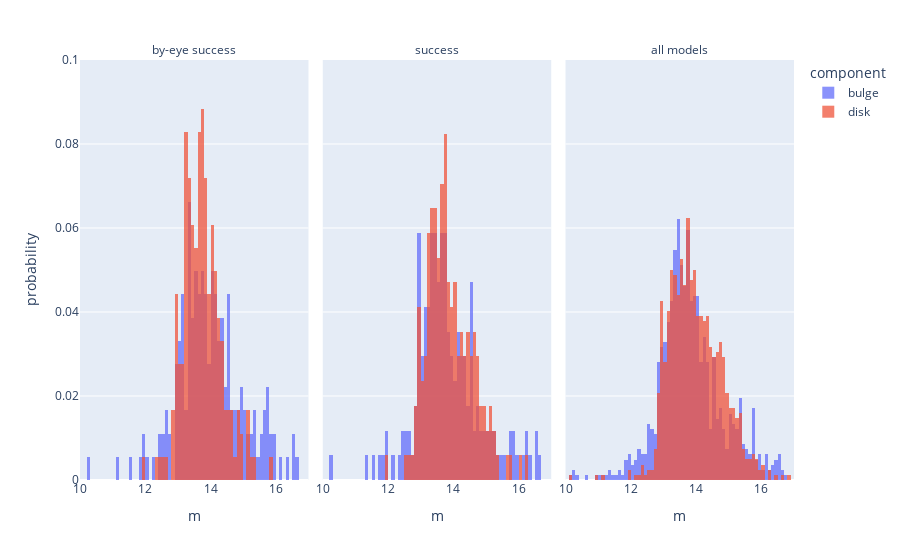

Here is the notebook cell this chart was saved with:
### Code cell
# TODO: Combine these into one plot either using facet or go
# https://plotly.com/python/subplots/
# or https://plotly.com/python/facet-plots/

x1   = "magnitude_sersic_1"
x2   = "magnitude_sersic_2"
x    = "m"
fcol = "domain"

plot_df = by_eye_success_df[[x1,x2]].rename(columns = {x1 : "bulge", x2 : "disk"})
plot_df = pd.melt(plot_df).rename(columns = {"value" : x, "variable" : "component"})
plot_df[fcol] = "by-eye success"

plot_df1 = success_df[[x1,x2]].rename(columns = {x1 : "bulge", x2 : "disk"})
plot_df1 = pd.melt(plot_df1).rename(columns = {"value" : x, "variable" : "component"})
plot_df1[fcol] = "success"

plot_df2 = full_df[[x1,x2]].rename(columns = {x1 : "bulge", x2 : "disk"})
plot_df2 = pd.melt(plot_df2).rename(columns = {"value" : x, "variable" : "component"})
plot_df2[fcol] = "all models"

plot_df = pd.concat([plot_df, plot_df1, plot_df2], axis = 0)

_ = create_plot(
    x           = x,
    runname     = "1000_by-eye-vs-success-vs-all",
    plot_type   = "histogram",
    df          = plot_df,
    histnorm    = "probability",
    color       = "component",
    facet_col   = fcol,
    xaxis_range = [10, 17],
    yaxis_range = [0, 0.1],
    # title       = f"{runname} galaxies: distribution of magnitudes for by-eye successful models"
    # title_y     = 0.85
    show        = show,
    write       = True
)

# By eye
# figure1 = create_plot(
#     x           = x,
#     runname     = "1000_by-eye",
#     plot_type   = "histogram",
#     df          = plot_df,
#     color       = "component",
#     xaxis_range = [10, 17],
#     # title       = f"{runname} galaxies: distribution of magnitudes for by-eye successful models"
#     # title_y     = 0.85
#     show        = show,
#     write       = False
# )

# # All results
# plot_df = full_df[[x1,x2]].rename(columns = {x1 : "bulge", x2 : "disk"})
# plot_df = pd.melt(plot_df).rename(columns = {"value" : x, "variable" : "component"})

# figure2 = create_plot(
#     x           = x,
#     runname     = "1000",
#     plot_type   = "histogram",
#     df          = plot_df,
#     color       = "component",
#     xaxis_range = [10, 18],
#     # title       = f"{runname} galaxies: distribution of magnitudes for by-eye successful models"
#     # title_y     = 0.85
#     show        = show,
#     write       = False
# )

### Figure 1 — Plotly figure (JSON) as saved in the notebook; plotly's stock layout.template omitted (floating-point values rounded to 4 significant figures; data arrays with more than 128 entries replaced by an {"elided": "..."} marker saying what was removed)
{"data": [{"alignmentgroup": "True", "bingroup": "x", "histnorm": "probability", "hovertemplate": "component=bulge<br>domain=by-eye success<br>m=%{x}<br>probability=%{y}<extra></extra>", "legendgroup": "bulge", "marker": {"color": "#636efa", "pattern": {"shape": ""}}, "name": "bulge", "nbinsx": 0, "offsetgroup": "bulge", "opacity": 0.75, "orientation": "v", "showlegend": true, "type": "histogram", "x": {"elided": "181 float values"}, "xaxis": "x", "yaxis": "y"}, {"alignmentgroup": "True", "bingroup": "x", "histnorm": "probability", "hovertemplate": "component=bulge<br>domain=success<br>m=%{x}<br>probability=%{y}<extra></extra>", "legendgroup": "bulge", "marker": {"color": "#636efa", "pattern": {"shape": ""}}, "name": "bulge", "nbinsx": 0, "offsetgroup": "bulge", "opacity": 0.75, "orientation": "v", "showlegend": false, "type": "histogram", "x": {"elided": "170 float values"}, "xaxis": "x2", "yaxis": "y2"}, {"alignmentgroup": "True", "bingroup": "x", "histnorm": "probability", "hovertemplate": "component=bulge<br>domain=all models<br>m=%{x}<br>probability=%{y}<extra></extra>", "legendgroup": "bulge", "marker": {"color": "#636efa", "pattern": {"shape": ""}}, "name": "bulge", "nbinsx": 0, "offsetgroup": "bulge", "opacity": 0.75, "orientation": "v", "showlegend": false, "type": "histogram", "x": {"elided": "822 float values"}, "xaxis": "x3", "yaxis": "y3"}, {"alignmentgroup": "True", "bingroup": "x", "histnorm": "probability", "hovertemplate": "component=disk<br>domain=by-eye success<br>m=%{x}<br>probability=%{y}<extra></extra>", "legendgroup": "disk", "marker": {"color": "#EF553B", "pattern": {"shape": ""}}, "name": "disk", "nbinsx": 0, "offsetgroup": "disk", "opacity": 0.75, "orientation": "v", "showlegend": true, "type": "histogram", "x": {"elided": "181 float values"}, "xaxis": "x", "yaxis": "y"}, {"alignmentgroup": "True", "bingroup": "x", "histnorm": "probability", "hovertemplate": "component=disk<br>domain=success<br>m=%{x}<br>probability=%{y}<extra></extra>", "legendgroup": "disk", "marker": {"color": "#EF553B", "pattern": {"shape": ""}}, "name": "disk", "nbinsx": 0, "offsetgroup": "disk", "opacity": 0.75, "orientation": "v", "showlegend": false, "type": "histogram", "x": {"elided": "170 float values"}, "xaxis": "x2", "yaxis": "y2"}, {"alignmentgroup": "True", "bingroup": "x", "histnorm": "probability", "hovertemplate": "component=disk<br>domain=all models<br>m=%{x}<br>probability=%{y}<extra></extra>", "legendgroup": "disk", "marker": {"color": "#EF553B", "pattern": {"shape": ""}}, "name": "disk", "nbinsx": 0, "offsetgroup": "disk", "opacity": 0.75, "orientation": "v", "showlegend": false, "type": "histogram", "x": {"elided": "822 float values"}, "xaxis": "x3", "yaxis": "y3"}], "layout": {"annotations": [{"font": {}, "showarrow": false, "text": "by-eye success", "x": 0.16, "xanchor": "center", "xref": "paper", "y": 1, "yanchor": "bottom", "yref": "paper"}, {"font": {}, "showarrow": false, "text": "success", "x": 0.5, "xanchor": "center", "xref": "paper", "y": 1, "yanchor": "bottom", "yref": "paper"}, {"font": {}, "showarrow": false, "text": "all models", "x": 0.84, "xanchor": "center", "xref": "paper", "y": 1, "yanchor": "bottom", "yref": "paper"}], "autosize": true, "barmode": "overlay", "legend": {"title": {"text": "component"}, "tracegroupgap": 0}, "margin": {"t": 60}, "xaxis": {"anchor": "y", "domain": [0, 0.32], "range": [10, 17], "title": {"text": "m"}, "type": "linear"}, "xaxis2": {"anchor": "y2", "domain": [0.34, 0.66], "matches": "x", "title": {"text": "m"}, "type": "linear"}, "xaxis3": {"anchor": "y3", "domain": [0.68, 1.0], "matches": "x", "title": {"text": "m"}, "type": "linear"}, "yaxis": {"anchor": "x", "domain": [0, 1], "range": [0, 0.1], "title": {"text": "probability"}}, "yaxis2": {"anchor": "x2", "domain": [0, 1], "matches": "y", "showticklabels": false}, "yaxis3": {"anchor": "x3", "domain": [0, 1], "matches": "y", "showticklabels": false}}}
